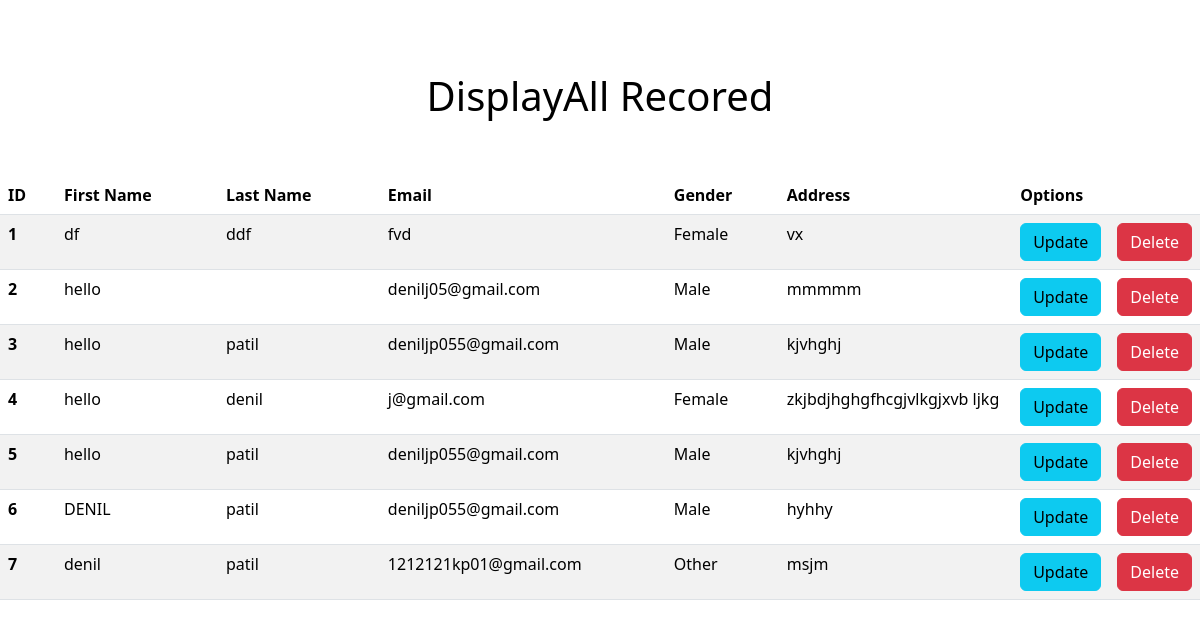
Screenshot of /display.php with the database file from the repository.
### tables this page shows
CREATE TABLE `register` (
  `id` int(255) NOT NULL,
  `firstname` varchar(255) NOT NULL,
  `lastname` varchar(255) NOT NULL,
  `email` varchar(255) NOT NULL,
  `gender` varchar(10) NOT NULL,
  `password` varchar(20) NOT NULL,
  `cpassword` varchar(20) NOT NULL,
  `address` varchar(255) NOT NULL
);

### display.php (the view, shortened to what this page needs)
<html>
<head>
    <link rel="stylesheet" href="style.css">
  <link href="https://cdn.jsdelivr.net/npm/bootstrap@5.3.2/dist/css/bootstrap.min.css" rel="stylesheet">
</head>
<body >
<?php
include ('connection.php') ;
?>
<h1 align="center" class="mt-4 p-5 bg-white text-black rounded" >DisplayAll Recored</h1>
<center>
<table class="table table-hover table-striped">
                                            <thead>
                                               <tr><th width="5%">ID</th>
                                                    <th width="15%">First Name</th>
                                                    <th width="15%">Last Name</th>
                                                    <th width="25%">Email</th>
                                                    <th width="10%">Gender</th>
                                                    <th width="20%">Address</th>
                                                    <th width="10%" colspan="2">Options</th>
                                                </tr>
                                            </thead>
                                            <tbody>
                                                <?php
                                                $count=1;
                                                $result = mysqli_query($conn, "select * from register") or
                                                    die(mysqli_error($conn));
                                                while ($row = mysqli_fetch_assoc($result)) {
                                                ?>
                                                    <tr>
                                                        <th><?php echo $count;
                                                            $count++ ?></th>
                                                        <td><?php echo $row["firstname"] ?></td>
                                                        <td><?php echo $row["lastname"] ?></td>
                                                        <td><?php echo $row["email"] ?></td>
                                                        <td><?php echo $row["gender"] ?></td>
                                                        <td><?php echo $row["address"] ?></td>
                                                        <td><a href="update.php?id=<?php echo $row["id"]?>" target="_blank"><button type="submit" name="btn" class="btn btn-info">Update</button></a></td>
                                                        <td><a href="display.php?id=<?php echo $row["id"]?>" target="_blank"><button type="submit" name="btndelete" class="btn btn-danger">Delete</button></a></td>
                                                    </tr>
                                                <?php } ?>
                                            </tbody>
</table>
</center>
</body>
</html>

### style.css (style rules this page uses)
* { margin: 0; padding : 0; box-sizing: border-box; }
body { background-color :lightblue; }
table { background-color: rgb(236, 236, 236); }

### rows the page displays
register: firstname "df", lastname "ddf", email "fvd", gender "Female", address "vx"
register: firstname "hello", email "denilj05@gmail.com", gender "Male", address "mmmmm"
register: firstname "hello", lastname "patil", email "deniljp055@gmail.com", gender "Male", address "kjvhghj"
register: firstname "hello", lastname "denil", email "j@gmail.com", gender "Female", address "zkjbdjhghgfhcgjvlkgjxvb ljkg"
register: firstname "hello", lastname "patil", email "deniljp055@gmail.com", gender "Male", address "kjvhghj"
register: firstname "DENIL", lastname "patil", email "deniljp055@gmail.com", gender "Male", address "hyhhy"
register: firstname "denil", lastname "patil", email "1212121kp01@gmail.com", gender "Other", address "msjm"
